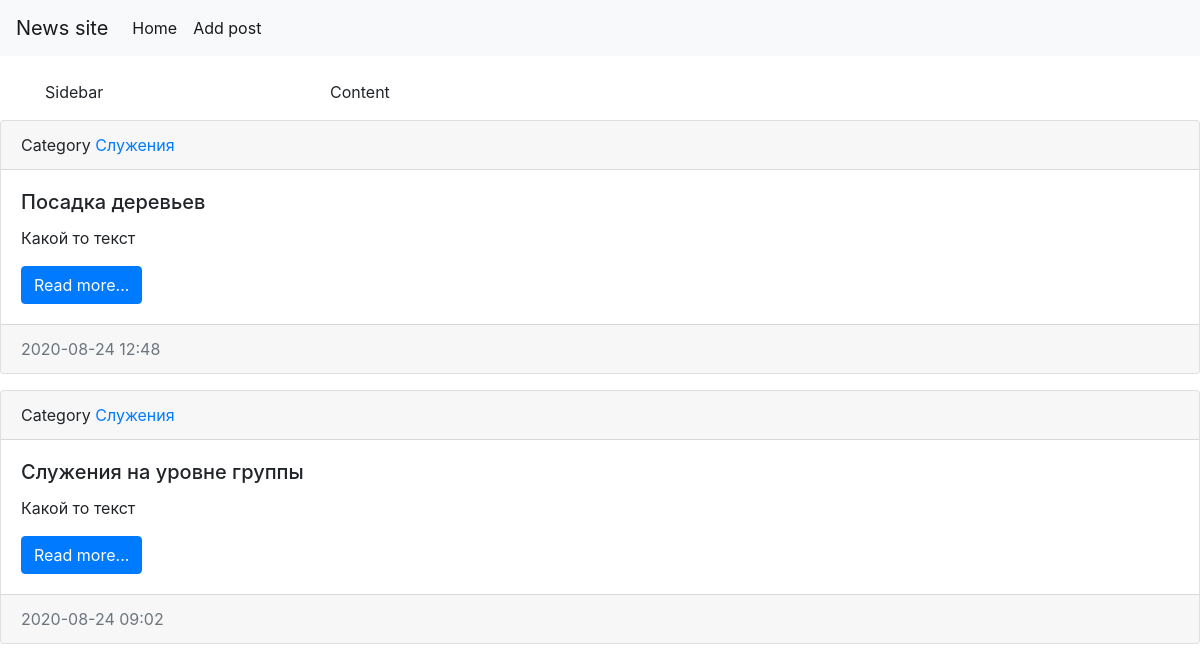
The app's page /category/2/, older data.
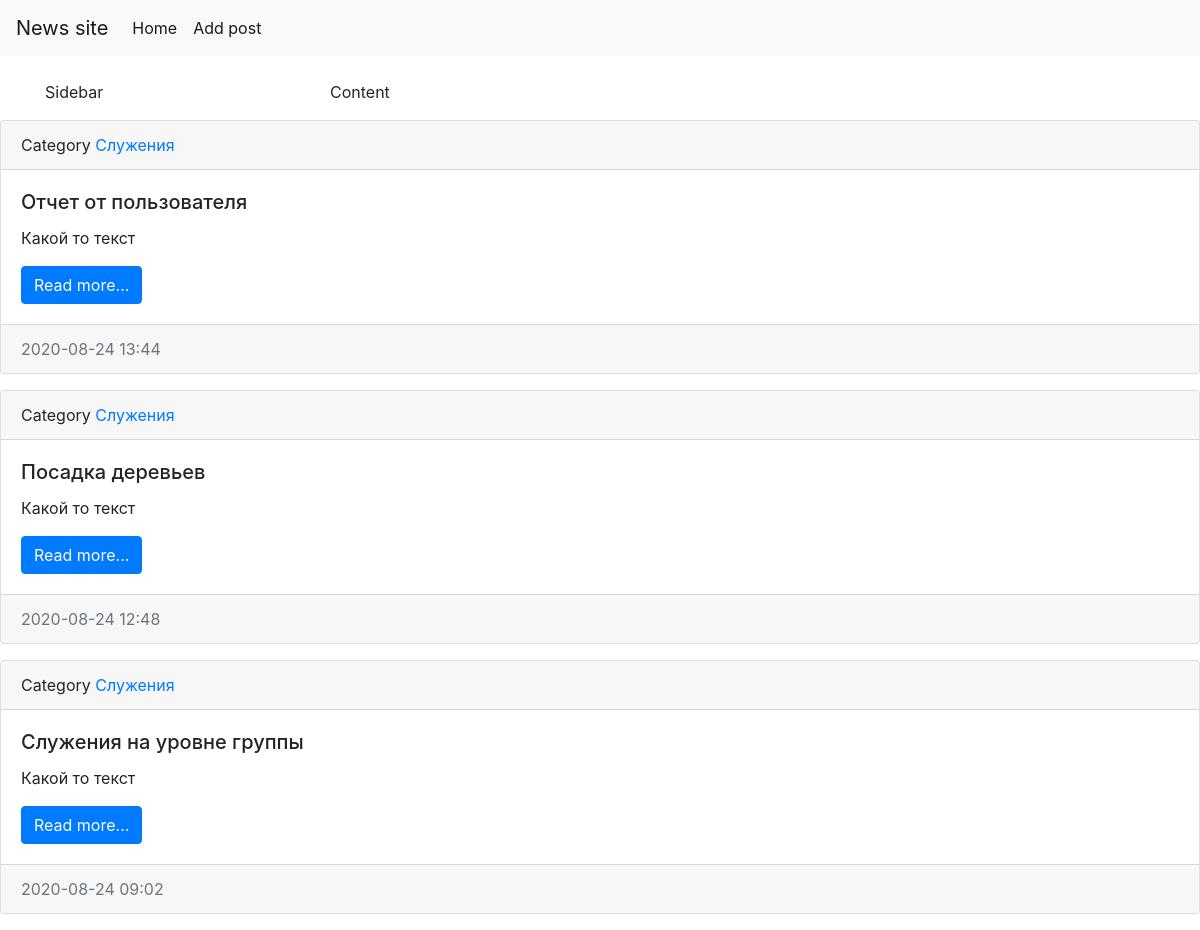
The same page, newer data.
### reports/models.py (models this page shows, shortened)
class Report(models.Model):
    title = models.CharField(max_length=150, verbose_name="Имя статьи")
    content = models.TextField(blank=True, verbose_name="Контент")
    updated_at = models.DateTimeField(auto_now=True, verbose_name="Дата обновления")
    category = models.ForeignKey('Category', on_delete=models.PROTECT, null=True)
    created_at = models.DateTimeField(auto_now_add=True, verbose_name="Дата создания")
    is_published = models.BooleanField(default=True, verbose_name="Опубликовано")
    class Meta:
        verbose_name = "Отчет"
        verbose_name_plural = "Отчеты"
        ordering = ['-created_at']

class Category(models.Model):
    title = models.CharField(max_length=150, db_index=True, verbose_name='Название категори')
    def __str__(self):
        return self.title
    class Meta:
        verbose_name = "Категория"
        verbose_name_plural = "Категории"
        ordering = ['title']

### reports/views.py (the view)
# urls.py: path('category/<int:category_id>/', get_category, name = "category"),
def get_category(request, category_id):
    reports = Report.objects.filter(category_id = category_id)
    category =  Category.objects.get(pk = category_id)
    context = {
        'reports': reports,
        'category': category,
    }
    return render(request, template_name='reports/category.html', context=context)

### templates/reports/category.html
{% include 'base.html' %}
{% block content %}
    {% for item in reports %}
        <div class="card mb-3">
            <div class="card-header">
                Category <a href="{% url 'category' item.category.pk %}">{{ item.category }}</a>
            </div>
            <div class="card-body">
                <div class="media">
                    <div class="media-body">
                        <h5 class="card-title">{{ item.title }}</h5>
                        <p class="card-text">{{ item.content }}</p>
                        <a href="#" class="btn btn-primary">Read more...</a>
                    </div>
                </div>
            </div>
            <div class="card-footer text-muted">
                {{ item.created_at|date:"Y-m-d H:i" }}
            </div>
        </div>
    {% endfor %}
{% endblock %}

Row changes from the older to the newer data that the page shows:
added Report: category "Служения", title "Отчет от пользователя", content "Какой то текст", created_at "2020-08-24 13:44"
